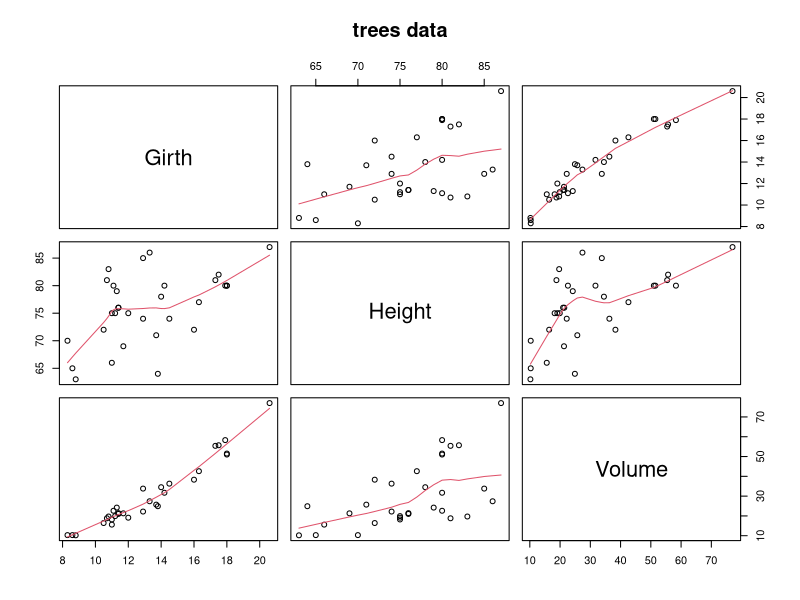
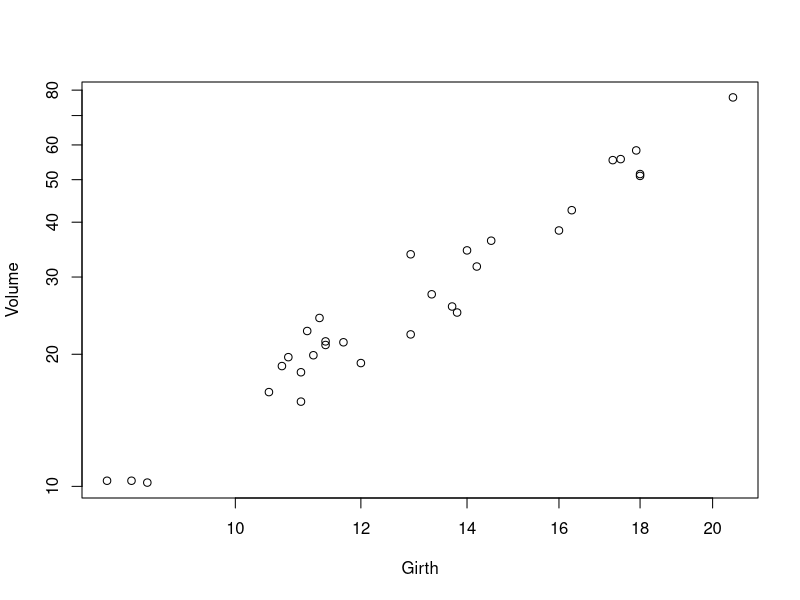
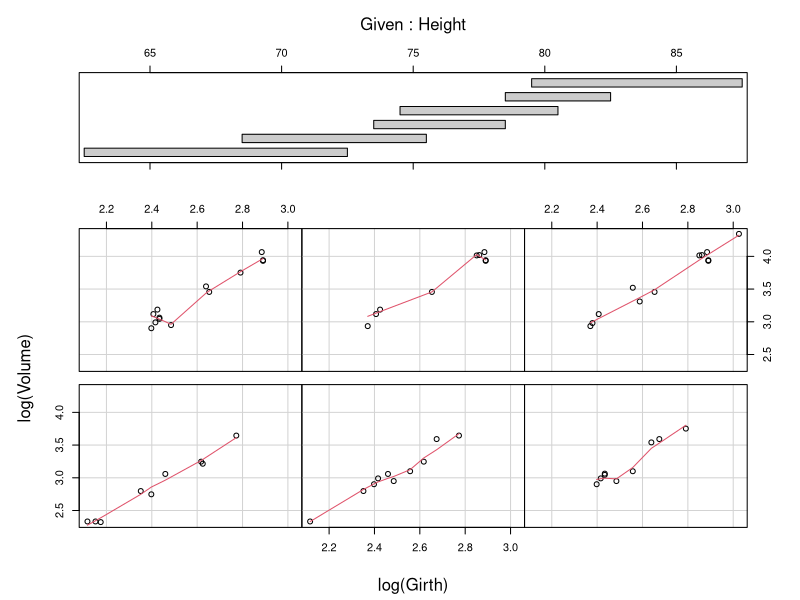

Write R code to recreate these figures, in order.
# an example (very simple) analysis
# excercise is to move this into a TAF structure

# load data
data(trees)

# some plotting
pairs(trees, panel = panel.smooth, main = "trees data")
plot(Volume ~ Girth, data = trees, log = "xy")
coplot(log(Volume) ~ log(Girth) | Height,
  data = trees,
  panel = panel.smooth
)

# modeling and summarising

# model
fm1 <- lm(log(Volume) ~ log(Girth), data = trees)
fm2 <- update(fm1, ~ . + log(Height), data = trees)
step(fm2)

summary(fm1)
summary(fm2)
